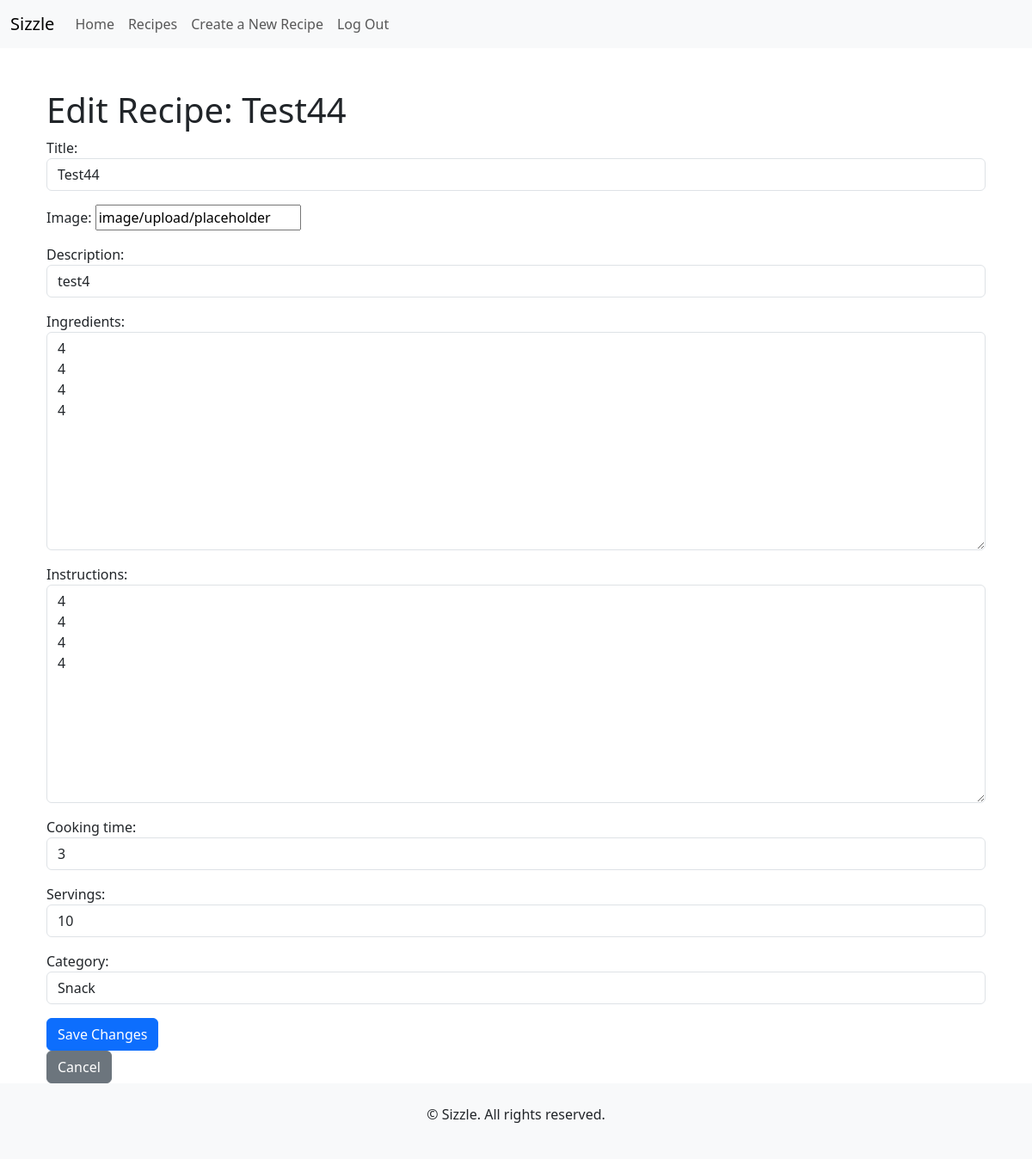
/recipes/edit/test44/ (signed in), run on the app's committed database.
### recipes/models.py (models this page shows, shortened)
class Recipe(models.Model):
    title = models.CharField(max_length=35, unique=True)
    slug = models.SlugField(max_length=45, unique=True)
    author = models.ForeignKey(User, on_delete=models.CASCADE, related_name="user_recipes")
    featured_image = CloudinaryField('image', default='placeholder')
    description = models.TextField(max_length=45)
    ingredients = models.TextField(null=True, blank=True)
    instructions = models.TextField()
    cooking_time = models.IntegerField()
    servings = models.IntegerField()
    category = models.CharField(max_length=100, null=True, blank=True)
    created_on = models.DateTimeField(auto_now_add=True)
    average_rating = models.FloatField(default=0)
    class Meta:
        ordering = ['-created_on']

### recipes/views.py (the view)
# urls.py: path('recipes/edit/<slug:slug>/', edit_recipe, name='edit_recipe'),
@login_required
def edit_recipe(request, slug):
    recipe = get_object_or_404(Recipe, slug=slug)
    if request.method == 'POST':
        form = RecipeForm(request.POST, request.FILES, instance=recipe)
        if form.is_valid():
            form.save()
            messages.success(request, 'Recipe updated successfully!')
            return redirect('recipe_detail', slug=recipe.slug)
        else:
            messages.error(request, 'Please correct the errors below.')
    else:
        form = RecipeForm(instance=recipe)
    return render(request, 'recipes/edit_recipe.html', {'form': form, 'recipe': recipe, 'title': 'Edit Recipe'})

### templates/recipes/edit_recipe.html (shortened to what this page needs)
{% extends 'base.html' %}
{% block content %}
<div class="container mt-5">
    <h1>Edit Recipe: {{ recipe.title }}</h1>
    <form method="POST" enctype="multipart/form-data">
        {{ form.as_p }}
        <button type="submit" class="btn btn-primary">Save Changes</button>
    </form>
    <a href="{% url 'recipe_detail' recipe.slug %}" class="btn btn-secondary">Cancel</a>
</div>
{% endblock %}

### data on the page
Recipe: title "Test44", featured_image "image/upload/placeholder", description "test4", ingredients "4 4 4 4", instructions "4 4 4 4", cooking_time "3", servings "10", category "Snack"
